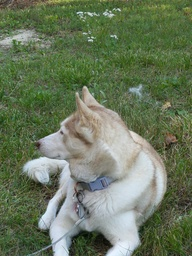
#> input picture cercei3.jpg, 192 x 256 px, shrunk from 3024 x 4032 before the run
$ python beep.py cercei3.jpg
#> lines starting #> are read from the running program, lines starting #| are printed output that depends on the picture
# Python program to illustrate foreground extraction using GrabCut algorithm

# organize imports
import numpy as np
import cv2
from matplotlib import pyplot as plt
import sys

# path to input image specified and
# image is loaded with imread command
image = cv2.imread(sys.argv[1])
#> image is the input picture: shape (256, 192, 3); mean B, G, R 93, 119.6, 105.8

# create a simple mask image similar
# to the loaded image, with the
# shape and return type
mask = np.zeros(image.shape[:2], np.uint8)
print(mask)
#> (printed output is left out)

# specify the background and foreground model
# using numpy the array is constructed of 1 row
# and 65 columns, and all array elements are 0
# Data type for the array is np.float64 (default)
backgroundModel = np.zeros((1, 65), np.float64)
foregroundModel = np.zeros((1, 65), np.float64)

# define the Region of Interest (ROI)
# as the coordinates of the rectangle
# where the values are entered as
# (startingPoint_x, startingPoint_y, width, height)
# these coordinates are according to the input image
# it may vary for different images
rectangle = (0, 0, image.shape[1]-1, image.shape[0]-1)
#> rectangle = (0, 0, 191, 255)

# apply the grabcut algorithm with appropriate
# values as parameters, number of iterations = 3
# cv2.GC_INIT_WITH_RECT is used because
# of the rectangle mode is used
cv2.grabCut(image, mask, rectangle,
			backgroundModel, foregroundModel,
			3, cv2.GC_INIT_WITH_RECT)

# In the new mask image, pixels will
# be marked with four flags
# four flags denote the background / foreground
# mask is changed, all the 0 and 2 pixels
# are converted to the background
# mask is changed, all the 1 and 3 pixels
# are now the part of the foreground
# the return type is also mentioned,
# this gives us the final mask
mask2 = np.where((mask == 2)|(mask == 0), 0, 1).astype('uint8')

# The final mask is multiplied with
# the input image to give the segmented image.
image_segmented = image * mask2[:, :, np.newaxis]
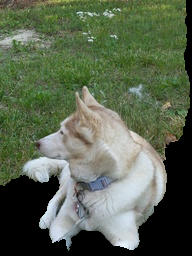
#> image_segmented: shape (256, 192, 3); mean B, G, R 80.4, 101.4, 90

# output segmented image with colorbar
plt.subplot(1, 2, 1)
plt.title('Original Image')
plt.imshow(cv2.cvtColor(image, cv2.COLOR_BGR2RGB))
plt.axis('off')

# Display the segmented image
plt.subplot(1, 2, 2)
plt.title('Segmented Image')
plt.imshow(cv2.cvtColor(image_segmented, cv2.COLOR_BGR2RGB))
plt.axis('off')

#plt.show()
cv2.imwrite('segmented.jpg', image_segmented)
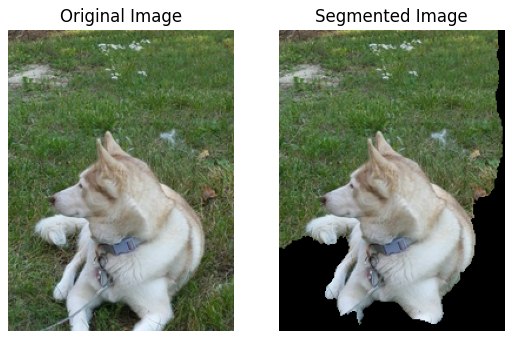
#> figure drawn by matplotlib, 2 panels

$ run again, on geranium.jpg
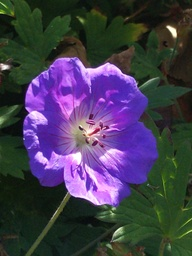
#> input picture geranium.jpg, 192 x 256 px, shrunk from 3024 x 4032 before the run
#> image is the input picture: shape (256, 192, 3); mean B, G, R 80.7, 61.1, 67.7
#> (printed output is left out)
#> `image_segmented = image * mask2[:, :, np.newaxis]`:
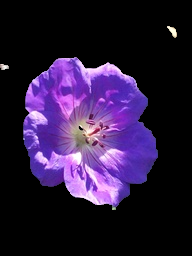
#> image_segmented: shape (256, 192, 3); mean B, G, R 59.3, 26.2, 42.7
#> `cv2.imwrite('segmented.jpg', image_segmented)`:
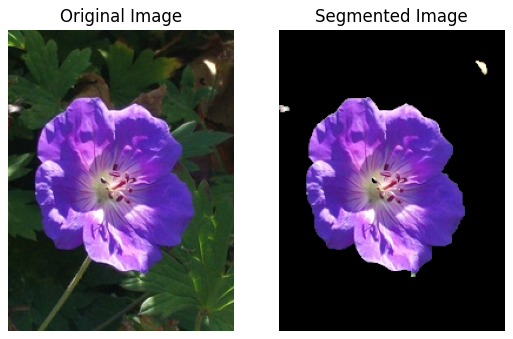
#> figure drawn by matplotlib, 2 panels
